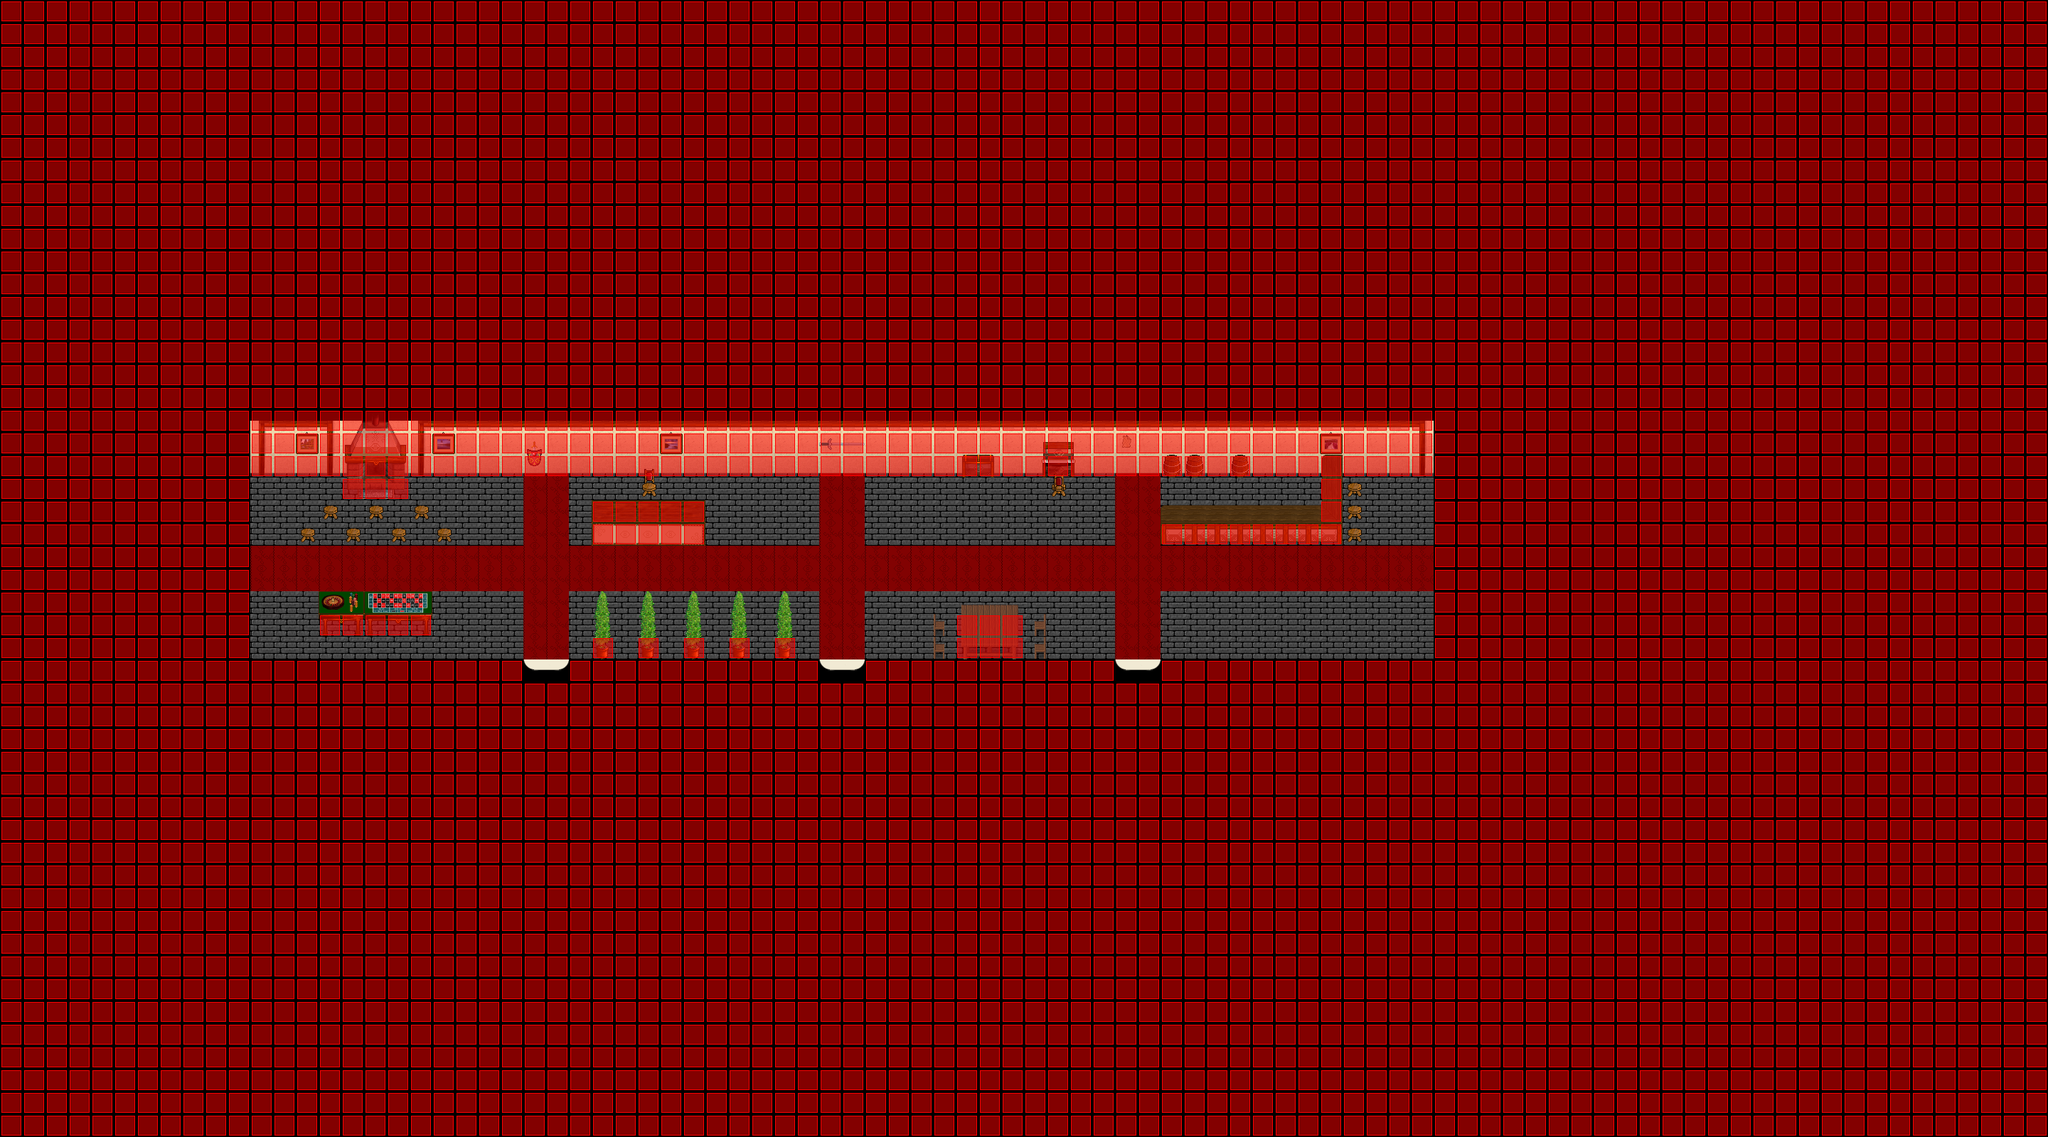

The image is a tile-based game level rendered from a .tmx file. Its description and source (layers, tilesets, objects; grid data summarised) follow:
An orthogonal 90x50 tile map with 32x32 px tiles, 7 tile layers (Ground, Ground, Ground, Ground, ...), 7 tilesets and 4 objects (3x WARP, SCRIPT).

<map version="1.0" orientation="orthogonal" width="90" height="50" tilewidth="32" tileheight="32">
 <properties>
  <property name="music" value="inside2.ogg" />
 </properties>
 <tileset firstgid="1" name="collision1_32_32" tilewidth="32" tileheight="32">
  <image source="../graphics/tiles/collision1_32_32.png" width="1024" height="1024" />
 </tileset>
 <tileset firstgid="1025" name="indoor3_32_32" tilewidth="32" tileheight="32">
  <image source="../graphics/tiles/indoor3_32_32.png" width="1024" height="1024" />
 </tileset>
 <tileset firstgid="2049" name="indoor2_32_32" tilewidth="32" tileheight="32">
  <image source="../graphics/tiles/indoor2_32_32.png" width="1024" height="1024" />
 </tileset>
 <tileset firstgid="3073" name="indoor2_32_64" tilewidth="32" tileheight="64">
  <image source="../graphics/tiles/indoor2_32_64.png" width="1024" height="1024" />
 </tileset>
 <tileset firstgid="3585" name="indoor2_32_96" tilewidth="32" tileheight="96">
  <image source="../graphics/tiles/indoor2_32_96.png" width="1024" height="960" />
 </tileset>
 <tileset firstgid="3905" name="desert3_32_32" tilewidth="32" tileheight="32">
  <image source="../graphics/tiles/desert3_32_32.png" width="1024" height="1024" />
 </tileset>
 <tileset firstgid="4929" name="indoor2_32_64" tilewidth="32" tileheight="64">
  <image source="../graphics/tiles/indoor2_32_64.png" width="1024" height="1024" />
 </tileset>
 <layer name="Ground" width="90" height="50">
  <data>[4500 cells, 4500 non-empty, 5 distinct tile ids]</data>
 </layer>
 <layer name="Ground" width="90" height="50">
  <data>[4500 cells, 147 non-empty, 7 distinct tile ids]</data>
 </layer>
 <layer name="Ground" width="90" height="50">
  <data>[4500 cells, 63 non-empty, 46 distinct tile ids]</data>
 </layer>
 <layer name="Ground" width="90" height="50">
  <data>[4500 cells, 0 non-empty, 0 distinct tile ids]</data>
 </layer>
 <layer name="Fringe" width="90" height="50">
  <data>[4500 cells, 18 non-empty, 9 distinct tile ids]</data>
 </layer>
 <layer name="Over" width="90" height="50">
  <data>[4500 cells, 8 non-empty, 8 distinct tile ids]</data>
 </layer>
 <layer name="Collision" width="90" height="50">
  <data>[4500 cells, 4117 non-empty, 1 distinct tile ids]</data>
 </layer>
 <objectgroup name="Object" width="90" height="50">
  <object name="External Map Events" type="SCRIPT" x="0" y="0">
   <properties>
    <property name="FILENAME" value="scripts/maps/iw-desert-fortress-house02-o00-o00-o00.lua" />
   </properties>
  </object>
  <object name="Warp to city" type="WARP" x="737" y="927" width="64" height="32">
   <properties>
    <property name="DEST_MAP" value="ow-p0003-n0004-o0000" />
    <property name="DEST_X" value="3808" />
    <property name="DEST_Y" value="3792" />
   </properties>
  </object>
  <object name="Warp to city" type="WARP" x="1152" y="928" width="64" height="32">
   <properties>
    <property name="DEST_MAP" value="ow-p0003-n0004-o0000" />
    <property name="DEST_X" value="4144" />
    <property name="DEST_Y" value="3792" />
   </properties>
  </object>
  <object name="Warp to city" type="WARP" x="1568" y="927" width="64" height="32">
   <properties>
    <property name="DEST_MAP" value="ow-p0003-n0004-o0000" />
    <property name="DEST_X" value="4464" />
    <property name="DEST_Y" value="3792" />
   </properties>
  </object>
 </objectgroup>
</map>
